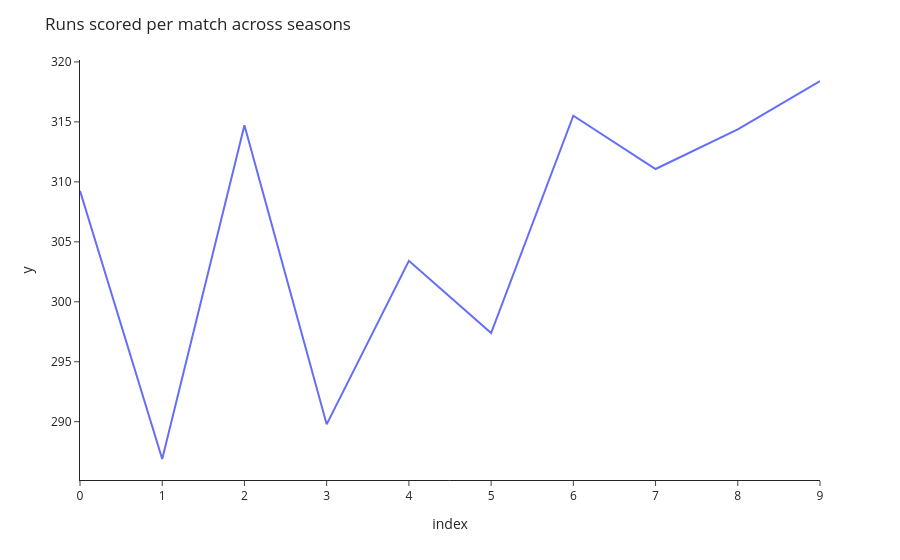

The code cell stored with this chart in its notebook:
### Code cell
matches_per_season = (
    ipl_matches
    .groupby('season')['id']
    .nunique()
    .reset_index(name='Total Matches')
)
runs_per_season = (
    season
    .groupby('season')['total_runs']
    .sum()
    .reset_index(name='Total Runs')
)
season_summary = pd.merge(
    matches_per_season,
    runs_per_season,
    on='season'
)

season_summary['Runs per Match'] = (
    season_summary['Total Runs'] /
    season_summary['Total Matches']
).round(2)

season_summary.rename(columns={'season': 'Season'}, inplace=True)

print(season_summary)
fig = px.line(runs_per_season, x=runs_per_season.index, y=season_summary['Runs per Match'])
fig.update_layout(title="Runs scored per match across seasons",
                  template='simple_white'     
                  )
fig.show()

### Figure 1 — Plotly figure (JSON) as saved in the notebook; plotly's stock layout.template omitted (floating-point values rounded to 4 significant figures)
{"data": [{"hovertemplate": "index=%{x}<br>y=%{y}<extra></extra>", "legendgroup": "", "line": {"color": "#636efa", "dash": "solid"}, "marker": {"symbol": "circle"}, "mode": "lines", "name": "", "orientation": "v", "showlegend": false, "type": "scatter", "x": [0, 1, 2, 3, 4, 5, 6, 7, 8, 9], "xaxis": "x", "y": [309.3, 286.9, 314.7, 289.8, 303.4, 297.4, 315.5, 311.1, 314.4, 318.4], "yaxis": "y"}], "layout": {"legend": {"tracegroupgap": 0}, "margin": {"t": 60}, "title": {"text": "Runs scored per match across seasons"}, "xaxis": {"anchor": "y", "domain": [0, 1], "title": {"text": "index"}}, "yaxis": {"anchor": "x", "domain": [0, 1], "title": {"text": "y"}}}}
